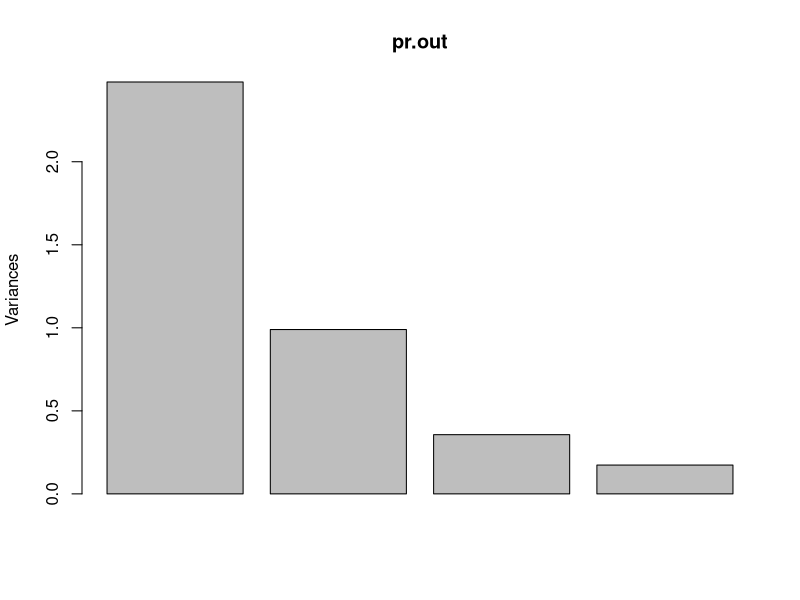
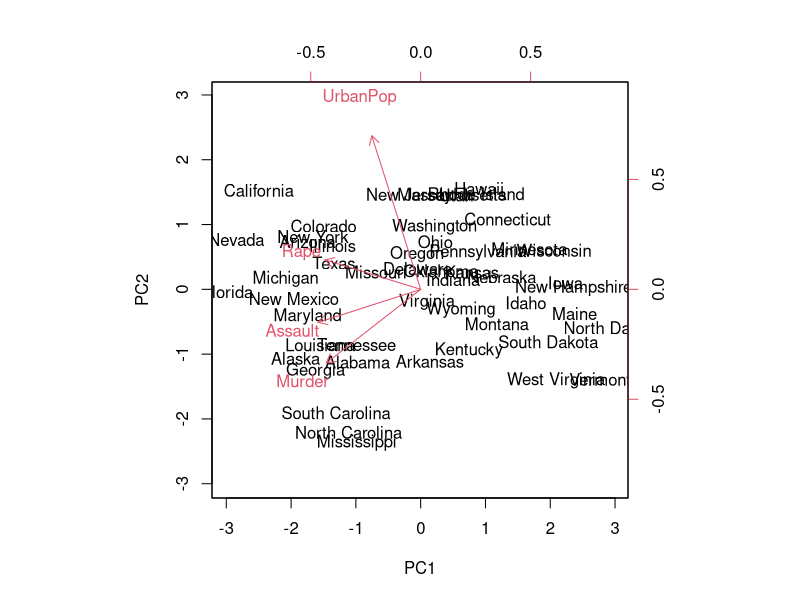
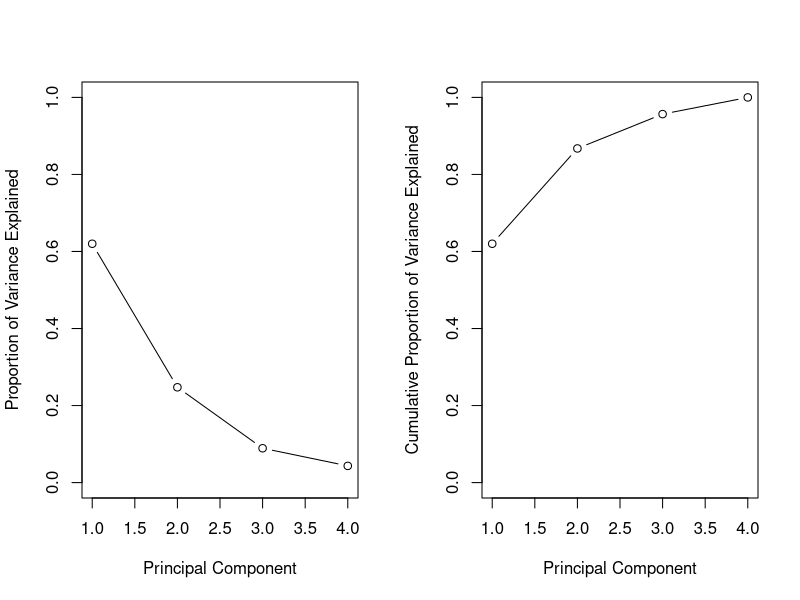

The R script that drew these images, in order:
# PCA Example with some available data !!!

data("USArrests")

dim(USArrests)
states <- row.names(USArrests)
states

names(USArrests)

# Be aware of the variability
apply(USArrests , 2, mean)
apply(USArrests , 2, var)

# PCA with scaling 
pr.out <- prcomp(USArrests , scale = TRUE)
pr.out
names(pr.out)

# Summary of the model 
summary(pr.out)
# The center and scale components correspond to the means and standard
# deviations of the variables
pr.out$center
pr.out$scale

# The rotation matrix provides the principal component loadings
pr.out$rotation

# PC1 = -0.5358995 * Murder -0.5831836 * Assault -0.2781909 * UrbanPop -0.5434321 * Rape

# That is, the kth column is the kth principal component score vector
dim(pr.out$x)
head(pr.out$x)

# Scree plot 
plot(pr.out)

# biplot 
biplot(pr.out , scale = 0)

# The prcomp() function also outputs the standard deviation of each principal
# component and the corresponding explained variance by each PC

pr.out$sdev
pr.var <- pr.out$sdev^2

# To compute the proportion of variance explained by each PC, 
# simply we have a division to get
pve <- pr.var / sum(pr.var)
pve

# We can plot the PVE explained by each component

par(mfrow = c(1, 2))
plot(pve , xlab = "Principal Component",
     ylab = "Proportion of Variance Explained", ylim = c(0, 1),
     type = "b")

plot(cumsum(pve), xlab = "Principal Component",
     ylab = "Cumulative Proportion of Variance Explained",
     ylim = c(0, 1), type = "b")


# Note that the difference between princomp() and prcomp()
# By default it uses covariance matrix without any scaling on that data
summary(princomp(USArrests))

# To get similar values we need to use cor = TRUE like we got prcomp()
pc.cr <- princomp(USArrests, cor = TRUE) # =^= prcomp(USArrests, scale=TRUE)
summary(pc.cr)


# Documentation 

# https://www.rdocumentation.org/packages/stats/versions/3.6.2/topics/prcomp
# https://www.rdocumentation.org/packages/stats/versions/3.6.2/topics/princomp

# Another example for biplot 
# https://www.geo.fu-berlin.de/en/v/soga/Geodata-analysis/Principal-Component-Analysis/principal-components-basics/Interpretation-and-visualization/index.html#:~:text=Interpreting%20Biplots,in%20a%20single%20biplot%20display.&text=The%20plot%20shows%20the%20observations,principal%20components%20(synthetic%20variables).

# For another example and nice PCA plots 
# http://www.sthda.com/english/articles/31-principal-component-methods-in-r-practical-guide/118-principal-component-analysis-in-r-prcomp-vs-princomp/#package-for-pca-visualization

# From youtube (A good channel to watch)

# https://www.youtube.com/watch?v=X4wsXba_tZI
